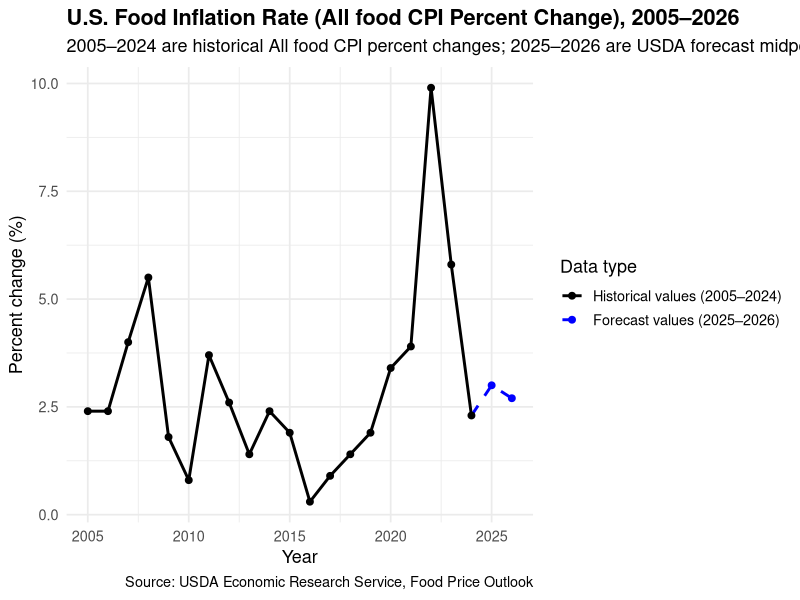
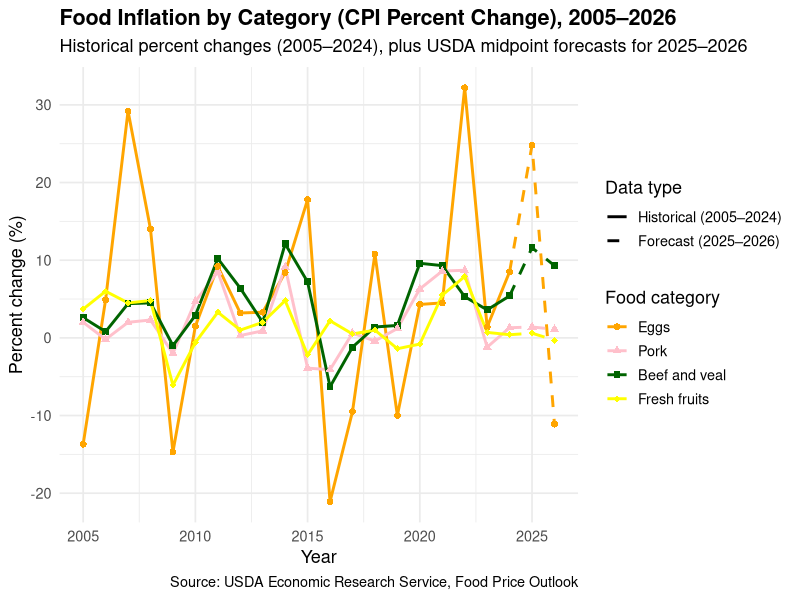
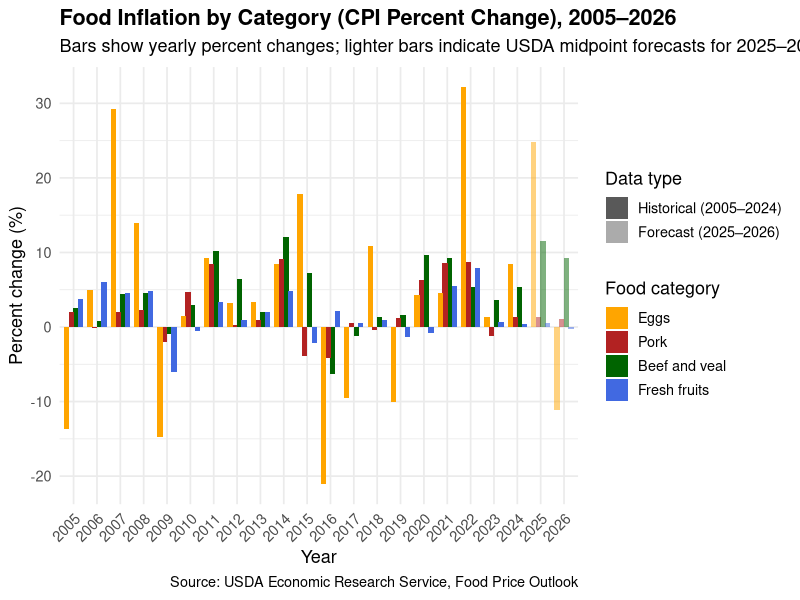

These figures' R source, in order:
# Install tidyverse 
install.packages("tidyverse")
library(tidyverse)

# Load CPI data (reproducible within GitHub)
historical_raw <- read_csv("historicalcpi.csv")
forecast_raw   <- read_csv("CPIForecast.csv")

# Open both datasets in spreadsheet view (RStudio)
View(historical_raw) 
View(forecast_raw)   

# All food CPI (Historical: 2005–2024)
allfood_hist <- historical_raw %>%
  filter(str_detect(`Consumer Price Index item`, "All food"),
         Year >= 2005, Year <= 2024) %>%
  mutate(Year = as.integer(Year)) %>%
  rename(pct_change = `Percent change`) %>%
  mutate(type = "Historical") %>%
  select(Year, pct_change, type)

View(allfood_hist)

# All food CPI (Forecast midpoints: 2025–2026)
allfood_fc <- forecast_raw %>%
  filter(`Top-level` == "All food") %>%
  filter(is.na(Aggregate)) %>%
  filter(Attribute %in% c("Mid point of prediction interval 2025",
                          "Mid point of prediction interval 2026")) %>%
  mutate(
    Year       = parse_number(Attribute),
    pct_change = Value,
    type       = "Forecast"
  ) %>%
  select(Year, pct_change, type)

View(allfood_fc)

# Combine historical + forecast into one dataset
allfood_cpi <- bind_rows(allfood_hist, allfood_fc) %>%
  arrange(Year)

View(allfood_cpi)

# Build helper datasets so the forecast line starts at 2024 (last historical point)
forecast_line <- allfood_hist %>%
  filter(Year == 2024) %>%
  mutate(type = "Forecast") %>%
  bind_rows(allfood_fc %>%
              mutate(type = "Forecast"))

lines_df <- bind_rows(
  allfood_hist %>% mutate(type = "Historical"),
  forecast_line
) %>%
  mutate(type = factor(type, levels = c("Historical", "Forecast")))

points_df <- bind_rows(
  allfood_hist %>% mutate(type = "Historical"),
  allfood_fc   %>% mutate(type = "Forecast")
) %>%
  mutate(type = factor(type, levels = c("Historical", "Forecast")))

# Plot 1: All food CPI percent change (Historical vs Forecast)
food_cpi_plot <- ggplot(lines_df,
                        aes(x = Year,
                            y = pct_change,
                            linetype = type,
                            color    = type)) +
  geom_line(linewidth = 1) +
  geom_point(data = points_df,
             aes(x = Year, y = pct_change,
                 color = type),
             size = 2) +
  scale_linetype_manual(
    name   = "Data type",
    breaks = c("Historical", "Forecast"),
    values = c("Historical" = "solid",
               "Forecast"   = "dashed"),
    labels = c("Historical values (2005–2024)",
               "Forecast values (2025–2026)")
  ) +
  scale_color_manual(
    name   = "Data type",
    breaks = c("Historical", "Forecast"),
    values = c("Historical" = "black",
               "Forecast"   = "blue"),
    labels = c("Historical values (2005–2024)",
               "Forecast values (2025–2026)")
  ) +
  labs(
    title    = "U.S. Food Inflation Rate (All food CPI Percent Change), 2005–2026",
    subtitle = "2005–2024 are historical All food CPI percent changes; 2025–2026 are USDA forecast midpoints",
    x        = "Year",
    y        = "Percent change (%)",
    caption  = "Source: USDA Economic Research Service, Food Price Outlook"
  ) +
  theme_minimal(base_size = 13) +
  theme(
    legend.position = "right",
    plot.title      = element_text(face = "bold"),
    plot.subtitle   = element_text(margin = margin(b = 8))
  )

food_cpi_plot

# Four categories: Eggs, Pork, Beef and veal, Fresh fruits
items4 <- c("Eggs", "Pork", "Beef and veal", "Fresh fruits")

# Historical data for the four categories (2005–2024)
hist_4items <- historical_raw %>%
  filter(`Consumer Price Index item` %in% items4,
         Year >= 2005, Year <= 2024) %>%
  mutate(
    item       = `Consumer Price Index item`,
    Year       = as.integer(Year),
    pct_change = `Percent change`,
    type       = "Historical"
  ) %>%
  select(item, Year, pct_change, type)

View(hist_4items)

# Forecast midpoints for 2025–2026 for each category
eggs_fc <- forecast_raw %>%
  filter(`Top-level` == "All food",
         Aggregate   == "Food at home",
         `Mid-level` == "Eggs",
         str_detect(Attribute, "Mid point of prediction interval")) %>%
  mutate(
    item       = "Eggs",
    Year       = parse_number(Attribute),
    pct_change = Value,
    type       = "Forecast"
  ) %>%
  filter(Year %in% c(2025, 2026)) %>%
  select(item, Year, pct_change, type)

pork_fc <- forecast_raw %>%
  filter(`Top-level` == "All food",
         Aggregate   == "Food at home",
         `Mid-level` == "Meats, poultry, and fish",
         `Low-level` == "Meats",
         Disaggregate == "Pork",
         str_detect(Attribute, "Mid point of prediction interval")) %>%
  mutate(
    item       = "Pork",
    Year       = parse_number(Attribute),
    pct_change = Value,
    type       = "Forecast"
  ) %>%
  filter(Year %in% c(2025, 2026)) %>%
  select(item, Year, pct_change, type)

beef_fc <- forecast_raw %>%
  filter(`Top-level` == "All food",
         Aggregate   == "Food at home",
         `Mid-level` == "Meats, poultry, and fish",
         `Low-level` == "Meats",
         Disaggregate == "Beef and veal",
         str_detect(Attribute, "Mid point of prediction interval")) %>%
  mutate(
    item       = "Beef and veal",
    Year       = parse_number(Attribute),
    pct_change = Value,
    type       = "Forecast"
  ) %>%
  filter(Year %in% c(2025, 2026)) %>%
  select(item, Year, pct_change, type)

freshfruits_fc <- forecast_raw %>%
  filter(`Top-level` == "All food",
         Aggregate   == "Food at home",
         `Mid-level` == "Fruits and vegetables",
         `Low-level` == "Fresh fruits and vegetables",
         `Disaggregate` == "Fresh fruits",
         str_detect(Attribute, "Mid point of prediction interval")) %>%
  mutate(
    item       = "Fresh fruits",
    Year       = parse_number(Attribute),
    pct_change = Value,
    type       = "Forecast"
  ) %>%
  filter(Year %in% c(2025, 2026)) %>%
  select(item, Year, pct_change, type)

# Combine the four category forecasts (8 rows total)
fc_4items <- bind_rows(eggs_fc, pork_fc, beef_fc, freshfruits_fc)

View(fc_4items)

# Make the dashed forecast segment start at 2024 for each category
forecast_line_4items <- hist_4items %>%
  filter(Year == 2024) %>%
  mutate(type = "Forecast") %>%
  bind_rows(fc_4items)

lines_4items <- bind_rows(hist_4items, forecast_line_4items) %>%
  mutate(
    type = factor(type, levels = c("Historical", "Forecast")),
    item = factor(item, levels = c("Eggs", "Pork", "Beef and veal", "Fresh fruits"))
  )

points_4items <- bind_rows(hist_4items, fc_4items) %>%
  mutate(
    type = factor(type, levels = c("Historical", "Forecast")),
    item = factor(item, levels = c("Eggs", "Pork", "Beef and veal", "Fresh fruits"))
  )

# Plot 2: Four-category trend comparison (color + shape by category, dashed forecasts)
cpi_4items_plot <- ggplot(lines_4items,
                          aes(x = Year,
                              y = pct_change,
                              color    = item,
                              linetype = type)) +
  geom_line(linewidth = 1) +
  geom_point(data = points_4items,
             aes(shape = item, color = item),
             size = 2) +
  scale_linetype_manual(
    name   = "Data type",
    values = c("Historical" = "solid",
               "Forecast"   = "dashed"),
    labels = c("Historical (2005–2024)",
               "Forecast (2025–2026)")
  ) +
  scale_color_manual(
    name   = "Food category",
    values = c("Eggs"          = "orange",
               "Pork"          = "pink",
               "Beef and veal" = "darkgreen",
               "Fresh fruits"  = "yellow")
  ) +
  scale_shape_manual(
    name   = "Food category",
    values = c("Eggs"          = 16,
               "Pork"          = 17,
               "Beef and veal" = 15,
               "Fresh fruits"  = 18)
  ) +
  labs(
    title    = "Food Inflation by Category (CPI Percent Change), 2005–2026",
    subtitle = "Historical percent changes (2005–2024), plus USDA midpoint forecasts for 2025–2026",
    x        = "Year",
    y        = "Percent change (%)",
    caption  = "Source: USDA Economic Research Service, Food Price Outlook"
  ) +
  theme_minimal(base_size = 13) +
  theme(
    legend.position = "right",
    plot.title      = element_text(face = "bold"),
    plot.subtitle   = element_text(margin = margin(b = 8))
  )

cpi_4items_plot


# Combine historical + forecast for bar chart view
cpi_4items_all <- bind_rows(hist_4items, fc_4items) %>% 
  mutate(
    type = factor(type, levels = c("Historical", "Forecast")),
    item = factor(item, levels = c("Eggs", "Pork", "Beef and veal", "Fresh fruits"))
  )

# Plot 3: Grouped bar chart (alpha indicates historical vs forecast)
cpi_4items_bar <- ggplot(
  cpi_4items_all,
  aes(x = factor(Year),
      y = pct_change,
      fill  = item,
      alpha = type)
) +
  geom_col(position = position_dodge(width = 0.8)) +
  scale_fill_manual(
    name   = "Food category",
    values = c("Eggs"          = "orange",
               "Pork"          = "firebrick",
               "Beef and veal" = "darkgreen",
               "Fresh fruits"  = "royalblue")
  ) +
  scale_alpha_manual(
    name   = "Data type",
    values = c("Historical" = 1,
               "Forecast"   = 0.5),
    labels = c("Historical (2005–2024)",
               "Forecast (2025–2026)")
  ) +
  labs(
    title    = "Food Inflation by Category (CPI Percent Change), 2005–2026",
    subtitle = "Bars show yearly percent changes; lighter bars indicate USDA midpoint forecasts for 2025–2026",
    x        = "Year",
    y        = "Percent change (%)",
    caption  = "Source: USDA Economic Research Service, Food Price Outlook"
  ) +
  theme_minimal(base_size = 13) +
  theme(
    legend.position = "right",
    plot.title      = element_text(face = "bold"),
    plot.subtitle   = element_text(margin = margin(b = 8)),
    axis.text.x     = element_text(angle = 45, hjust = 1)
  )

cpi_4items_bar


# Summary table: historical mean/min/max (2005–2024) + forecast midpoints (2025–2026)
summary_4items <- hist_4items %>%
  group_by(item) %>%
  summarise(
    mean_2005_2024 = mean(pct_change, na.rm = TRUE),
    min_2005_2024  = min(pct_change, na.rm = TRUE),
    max_2005_2024  = max(pct_change, na.rm = TRUE)
  ) %>%
  left_join(
    fc_4items %>%
      select(item, Year, pct_change) %>%
      tidyr::pivot_wider(
        names_from  = Year,
        values_from = pct_change,
        names_prefix = "forecast_"
      ),
    by = "item"
  ) %>%
  mutate(
    across(where(is.numeric), ~ round(.x, 1))
  ) %>%
  arrange(item)

summary_4items

# Cleaned version of the summary table
summary_4items_pretty <- summary_4items %>%
  rename(
    Item                 = item,
    `Mean 2005–2024 (%)` = mean_2005_2024,
    `Min 2005–2024 (%)`  = min_2005_2024,
    `Max 2005–2024 (%)`  = max_2005_2024,
    `Forecast 2025 (%)`  = forecast_2025,
    `Forecast 2026 (%)`  = forecast_2026
  ) %>%
  mutate(
    across(where(is.numeric), ~ round(.x, 1))
  ) %>%
  arrange(Item)

View(summary_4items_pretty)
